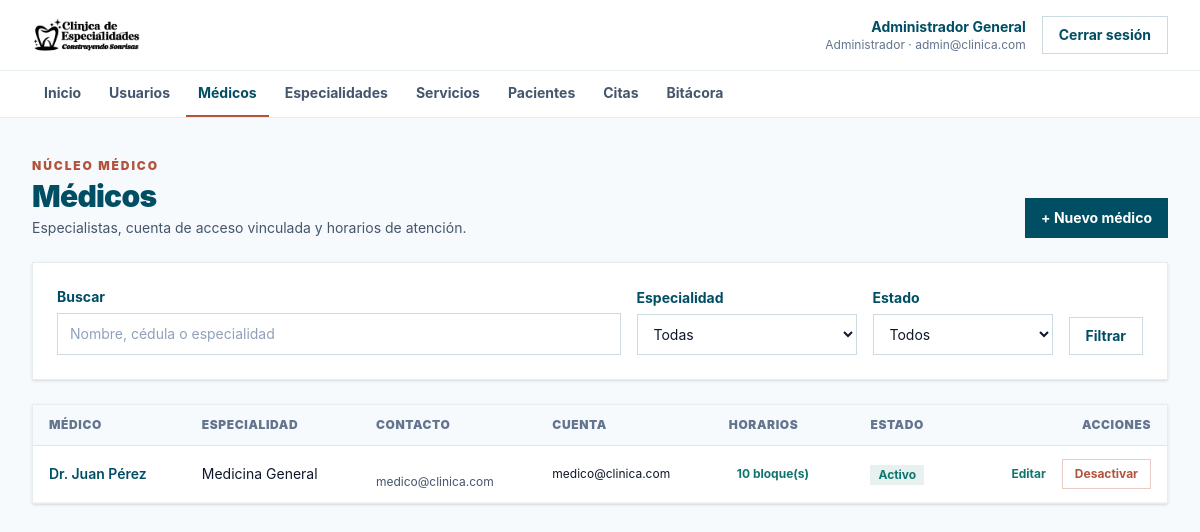
/admin/medicos (signed in), run on the app's committed database.
### tables this page shows
CREATE TABLE `usuarios` (
  `id` int(10) unsigned NOT NULL AUTO_INCREMENT,
  `nombre` varchar(120) NOT NULL,
  `correo` varchar(150) NOT NULL,
  `password` varchar(255) NOT NULL,
  `rol_id` tinyint(3) unsigned NOT NULL,
  `activo` tinyint(1) NOT NULL DEFAULT 1,
  `created_at` timestamp NOT NULL DEFAULT current_timestamp(),
  `updated_at` timestamp NOT NULL DEFAULT current_timestamp() ON UPDATE current_timestamp(),
  PRIMARY KEY (`id`),
  UNIQUE KEY `correo` (`correo`),
  KEY `fk_usuario_rol` (`rol_id`),
  CONSTRAINT `fk_usuario_rol` FOREIGN KEY (`rol_id`) REFERENCES `roles` (`id`)
);

CREATE TABLE `roles` (
  `id` tinyint(3) unsigned NOT NULL,
  `nombre` varchar(50) NOT NULL,
  PRIMARY KEY (`id`),
  UNIQUE KEY `nombre` (`nombre`)
);

CREATE TABLE `medicos` (
  `id` int(10) unsigned NOT NULL AUTO_INCREMENT,
  `usuario_id` int(10) unsigned DEFAULT NULL,
  `especialidad_id` int(10) unsigned NOT NULL,
  `nombre` varchar(120) NOT NULL,
  `cedula_profesional` varchar(50) DEFAULT NULL,
  `telefono` varchar(20) DEFAULT NULL,
  `correo` varchar(150) DEFAULT NULL,
  `activo` tinyint(1) NOT NULL DEFAULT 1,
  PRIMARY KEY (`id`),
  UNIQUE KEY `cedula_profesional` (`cedula_profesional`),
  UNIQUE KEY `uk_medicos_usuario` (`usuario_id`),
  KEY `idx_medicos_nombre` (`nombre`),
  KEY `idx_medicos_especialidad` (`especialidad_id`),
  CONSTRAINT `fk_medicos_especialidad` FOREIGN KEY (`especialidad_id`) REFERENCES `especialidades` (`id`),
  CONSTRAINT `fk_medicos_usuario` FOREIGN KEY (`usuario_id`) REFERENCES `usuarios` (`id`) ON DELETE SET NULL
);

CREATE TABLE `especialidades` (
  `id` int(10) unsigned NOT NULL AUTO_INCREMENT,
  `nombre` varchar(100) NOT NULL,
  `descripcion` text DEFAULT NULL,
  `activo` tinyint(1) NOT NULL DEFAULT 1,
  PRIMARY KEY (`id`),
  UNIQUE KEY `nombre` (`nombre`)
);

### app/Views/admin/medicos/index.php (the view, shortened to what the rows shown need)
<div class="flex flex-col justify-between gap-4 sm:flex-row sm:items-end">
    <div>
        <p class="page-eyebrow">Núcleo médico</p>
        <h1 class="page-title">Médicos</h1>
        <p class="mt-1 text-sm text-slate-600">Especialistas, cuenta de acceso vinculada y horarios de atención.</p>
    </div>
    <a href="<?= e(url('/admin/medicos/crear')) ?>" class="btn-primary">+ Nuevo médico</a>
</div>
<form method="get" action="<?= e(url('/admin/medicos')) ?>" class="card mt-6 grid gap-4 sm:grid-cols-2 lg:grid-cols-[1fr_220px_180px_auto] lg:items-end">
    <div>
        <label for="q" class="label">Buscar</label>
        <input id="q" name="q" type="search" value="<?= e($search) ?>" placeholder="Nombre, cédula o especialidad" class="input">
    </div>
    <div>
        <label for="especialidad" class="label">Especialidad</label>
        <select id="especialidad" name="especialidad" class="input">
            <option value="">Todas</option>
        </select>
    </div>
    <div>
        <label for="estado" class="label">Estado</label>
        <select id="estado" name="estado" class="input">
            <option value="">Todos</option>
        </select>
    </div>
    <button type="submit" class="btn-outline">Filtrar</button>
</form>
<div class="card mt-6 overflow-x-auto p-0 sm:p-0">
    <table class="table">
        <thead>
            <tr>
                <th>Médico</th>
                <th>Especialidad</th>
                <th>Contacto</th>
                <th>Cuenta</th>
                <th>Horarios</th>
                <th>Estado</th>
                <th class="text-right">Acciones</th>
            </tr>
        </thead>
        <tbody>
            <?php foreach ($medicos as $medico): ?>
                <?php $active = (int) $medico['activo'] === 1; ?>
                <tr>
                    <td>
                        <span class="font-semibold text-primary"><?= e($medico['nombre']) ?></span>
                    </td>
                    <td><?= e($medico['especialidad']) ?></td>
                    <td class="text-xs text-slate-600"><?= e($medico['telefono'] ?? '') ?><br><?= e($medico['correo'] ?? '') ?></td>
                    <td class="text-xs">
                        <?php if ($medico['usuario_correo']): ?>
                            <?= e($medico['usuario_correo']) ?>
                        <?php else: ?>
                            <span class="badge badge-warn">Sin cuenta</span>
                        <?php endif; ?>
                    </td>
                    <td>
                        <a href="<?= e(url('/admin/medicos/horarios', ['id' => $medico['id']])) ?>" class="btn-link">
                            <?= (int) $medico['horarios'] > 0 ? (int) $medico['horarios'] . ' bloque(s)' : 'Definir' ?>
                        </a>
                    </td>
                    <td><span class="badge <?= $active ? 'badge-ok' : 'badge-off' ?>"><?= $active ? 'Activo' : 'Inactivo' ?></span></td>
                    <td>
                        <div class="flex items-center justify-end gap-2">
                            <a href="<?= e(url('/admin/medicos/editar', ['id' => $medico['id']])) ?>" class="btn-link">Editar</a>
                            <form method="post" action="<?= e(url('/admin/medicos/estado')) ?>"
                                  data-confirm="<?= $active ? '¿Desactivar a ' . e($medico['nombre']) . '? No podrá recibir nuevas citas.' : '¿Activar a ' . e($medico['nombre']) . '?' ?>">
                                <button type="submit" class="<?= $active ? 'btn-danger' : 'btn-outline py-1.5 text-xs' ?>"><?= $active ? 'Desactivar' : 'Activar' ?></button>
                            </form>
                        </div>
                    </td>
                </tr>
            <?php endforeach; ?>
        </tbody>
    </table>
</div>

### app/App.php (shortened to what the rows shown need)
<?php
final class App
{
    private array $routes;
    public function __construct()
    {
        $this->routes = require __DIR__ . '/config/routes.php';
    }
    public static function bootstrap(): void
    {
        require_once __DIR__ . '/Support/helpers.php';
    }
    public function run(): void
    {
        try {
            $path = Request::path();
            $method = Request::method();
            $this->dispatch($method, $path);
        } catch (Throwable $exception) {
            $this->renderError($exception);
        }
    }
    private function dispatch(string $method, string $path): void
    {
        foreach ($this->routes as [$routeMethod, $routePath, $handler]) {
            if ($routePath !== $path) {
                continue;
            }
            [$class, $action] = $handler;
            (new $class())->{$action}();
            return;
        }
        throw new RuntimeException('Página no encontrada.', 404);
    }
    private static function autoload(): void
    {
        spl_autoload_register(static function (string $class): void {
            $file = __DIR__ . '/' . str_replace('\\', '/', substr($class, 4)) . '.php';
        });
    }
}

### app/Views/layouts/panel.php (shortened to what the rows shown need)
<?php
$authUser = \App\Support\Auth::user() ?? ['nombre' => '', 'correo' => '', 'rol' => ''];
$menu = (require dirname(__DIR__, 2) . '/config/menu.php')[\App\Support\Auth::normalizeRole((string) $authUser['rol'])] ?? [];
?>
<!doctype html>
<html lang="es">
<head>
    <link rel="stylesheet" href="<?= e(asset('css/app.css')) ?>">
</head>
<body class="min-h-screen bg-background text-text antialiased">
    <header class="border-b border-primary/10 bg-white">
        <div class="mx-auto flex max-w-7xl items-center justify-between gap-5 px-4 py-4 sm:px-8">
            <a href="<?= e(url('/')) ?>" aria-label="Ir al inicio">
                <img src="<?= e(asset('logos/logo_letras.png')) ?>" alt="Clínica" class="h-9 w-auto max-w-[160px] object-contain">
            </a>
            <div class="flex items-center gap-4">
                <div class="hidden text-right sm:block">
                    <p class="text-sm font-bold text-primary"><?= e($authUser['nombre']) ?></p>
                    <p class="text-xs text-slate-500"><?= e($authUser['rol']) ?> · <?= e($authUser['correo']) ?></p>
                </div>
                <form action="<?= e(url('/logout')) ?>" method="post">
                    <button type="submit" class="btn-outline">Cerrar sesión</button>
                </form>
            </div>
        </div>
        <nav class="border-t border-primary/10" aria-label="Módulos">
            <ul class="mx-auto flex max-w-7xl gap-1 overflow-x-auto px-4 sm:px-8">
                <?php foreach ($menu as $item): ?>
                    <?php $active = is_current($item['path'], $item['exact'] ?? false); ?>
                    <li class="shrink-0">
                        <?php if (!empty($item['soon'])): ?>
                            <span class="inline-flex items-center gap-2 px-3 py-3 text-sm font-semibold text-slate-400" title="Próximamente">
                                <?= e($item['label']) ?>
                                <span class="text-[10px] font-black uppercase tracking-wider">Pronto</span>
                            </span>
                        <?php else: ?>
                            <a href="<?= e(url($item['path'])) ?>" class="inline-flex border-b-2 px-3 py-3 text-sm font-bold transition <?= $active ? 'border-accent text-primary' : 'border-transparent text-slate-600 hover:text-primary' ?>" <?= $active ? 'aria-current="page"' : '' ?>>
                                <?= e($item['label']) ?>
                            </a>
                        <?php endif; ?>
                    </li>
                <?php endforeach; ?>
            </ul>
        </nav>
    </header>
    <main id="contenido" class="mx-auto max-w-7xl px-4 py-8 sm:px-8 sm:py-10">
        <?= $content ?>
    </main>
</body>
</html>

### data on the page
usuarios: nombre "Administrador General", rol.nombre "Administrador", correo "admin@clinica.com"
medicos: nombre "Dr. Juan Pérez", especialidad.nombre "Medicina General", correo "medico@clinica.com", usuario.correo "medico@clinica.com", horarios "10", activo "Activo"

### other printed values
$item['label'] "Inicio"
$item['label'] "Usuarios"
$item['label'] "Médicos"
$item['label'] "Especialidades"
$item['label'] "Servicios"
$item['label'] "Pacientes"
$item['label'] "Citas"
$item['label'] "Bitácora"
